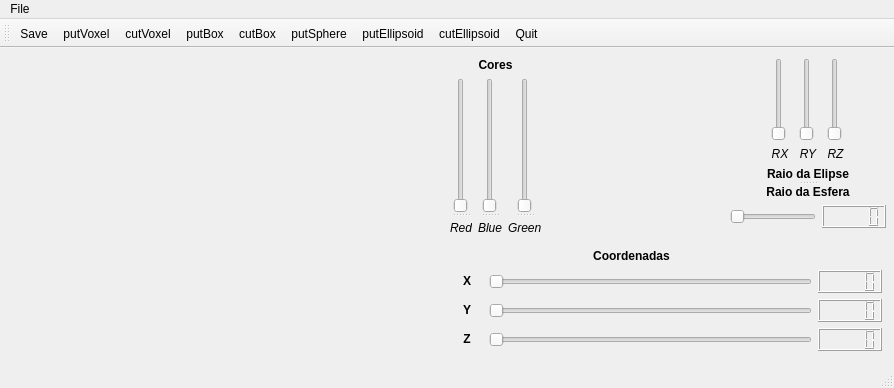
<?xml version="1.0" encoding="UTF-8"?>
<ui version="4.0">
 <class>MainWindow</class>
 <widget class="QMainWindow" name="MainWindow">
  <property name="geometry">
   <rect>
    <x>0</x>
    <y>0</y>
    <width>894</width>
    <height>388</height>
   </rect>
  </property>
  <property name="windowTitle">
   <string>MainWindow</string>
  </property>
  <widget class="QWidget" name="centralwidget">
   <widget class="Plotter" name="widget" native="true">
    <property name="geometry">
     <rect>
      <x>20</x>
      <y>20</y>
      <width>421</width>
      <height>281</height>
     </rect>
    </property>
   </widget>
   <widget class="QWidget" name="">
    <property name="geometry">
     <rect>
      <x>450</x>
      <y>10</y>
      <width>91</width>
      <height>181</height>
     </rect>
    </property>
    <layout class="QGridLayout" name="gridLayout_2">
     <item row="1" column="0">
      <widget class="QLabel" name="label_5">
       <property name="text">
        <string>&lt;html&gt;&lt;head/&gt;&lt;body&gt;&lt;p align=&quot;center&quot;&gt;&lt;span style=&quot; font-weight:600; color:#000000;&quot;&gt;Cores&lt;/span&gt;&lt;/p&gt;&lt;/body&gt;&lt;/html&gt;</string>
       </property>
      </widget>
     </item>
     <item row="2" column="0">
      <layout class="QHBoxLayout" name="horizontalLayout">
       <item>
        <widget class="QSplitter" name="splitter">
         <property name="orientation">
          <enum>Qt::Vertical</enum>
         </property>
         <widget class="QSlider" name="verticalSliderR">
          <property name="orientation">
           <enum>Qt::Vertical</enum>
          </property>
         </widget>
         <widget class="QLabel" name="label_2">
          <property name="maximumSize">
           <size>
            <width>22</width>
            <height>16777215</height>
           </size>
          </property>
          <property name="text">
           <string>&lt;html&gt;&lt;head/&gt;&lt;body&gt;&lt;p align=&quot;center&quot;&gt;&lt;span style=&quot; font-style:italic;&quot;&gt;Red&lt;/span&gt;&lt;/p&gt;&lt;/body&gt;&lt;/html&gt;</string>
          </property>
         </widget>
        </widget>
       </item>
       <item>
        <widget class="QSplitter" name="splitter_2">
         <property name="orientation">
          <enum>Qt::Vertical</enum>
         </property>
         <widget class="QSlider" name="verticalSliderB">
          <property name="orientation">
           <enum>Qt::Vertical</enum>
          </property>
         </widget>
         <widget class="QLabel" name="label_3">
          <property name="text">
           <string>&lt;html&gt;&lt;head/&gt;&lt;body&gt;&lt;p align=&quot;center&quot;&gt;&lt;span style=&quot; font-style:italic;&quot;&gt;Blue&lt;/span&gt;&lt;/p&gt;&lt;/body&gt;&lt;/html&gt;</string>
          </property>
         </widget>
        </widget>
       </item>
       <item>
        <widget class="QSplitter" name="splitter_3">
         <property name="orientation">
          <enum>Qt::Vertical</enum>
         </property>
         <widget class="QSlider" name="verticalSliderG">
          <property name="orientation">
           <enum>Qt::Vertical</enum>
          </property>
         </widget>
         <widget class="QLabel" name="label_4">
          <property name="text">
           <string>&lt;html&gt;&lt;head/&gt;&lt;body&gt;&lt;p align=&quot;center&quot;&gt;&lt;span style=&quot; font-style:italic;&quot;&gt;Green&lt;/span&gt;&lt;/p&gt;&lt;/body&gt;&lt;/html&gt;</string>
          </property>
         </widget>
        </widget>
       </item>
      </layout>
     </item>
    </layout>
   </widget>
   <widget class="QSplitter" name="splitter_4">
    <property name="geometry">
     <rect>
      <x>730</x>
      <y>10</y>
      <width>156</width>
      <height>170</height>
     </rect>
    </property>
    <property name="orientation">
     <enum>Qt::Vertical</enum>
    </property>
    <widget class="QWidget" name="">
     <layout class="QGridLayout" name="gridLayout_9">
      <item row="0" column="0">
       <layout class="QGridLayout" name="gridLayout_8">
        <item row="0" column="0">
         <widget class="QSlider" name="verticalSliderRX">
          <property name="orientation">
           <enum>Qt::Vertical</enum>
          </property>
         </widget>
        </item>
        <item row="0" column="1">
         <widget class="QSlider" name="verticalSliderRY">
          <property name="orientation">
           <enum>Qt::Vertical</enum>
          </property>
         </widget>
        </item>
        <item row="0" column="2">
         <widget class="QSlider" name="verticalSliderRZ">
          <property name="orientation">
           <enum>Qt::Vertical</enum>
          </property>
         </widget>
        </item>
        <item row="1" column="0">
         <widget class="QLabel" name="label_11">
          <property name="text">
           <string>&lt;html&gt;&lt;head/&gt;&lt;body&gt;&lt;p align=&quot;center&quot;&gt;&lt;span style=&quot; font-style:italic;&quot;&gt;RX&lt;/span&gt;&lt;/p&gt;&lt;/body&gt;&lt;/html&gt;</string>
          </property>
         </widget>
        </item>
        <item row="1" column="1">
         <widget class="QLabel" name="label_10">
          <property name="text">
           <string>&lt;html&gt;&lt;head/&gt;&lt;body&gt;&lt;p align=&quot;center&quot;&gt;&lt;span style=&quot; font-style:italic;&quot;&gt;RY&lt;/span&gt;&lt;/p&gt;&lt;/body&gt;&lt;/html&gt;</string>
          </property>
         </widget>
        </item>
        <item row="1" column="2">
         <widget class="QLabel" name="label_12">
          <property name="text">
           <string>&lt;html&gt;&lt;head/&gt;&lt;body&gt;&lt;p align=&quot;center&quot;&gt;&lt;span style=&quot; font-style:italic;&quot;&gt;RZ&lt;/span&gt;&lt;/p&gt;&lt;/body&gt;&lt;/html&gt;</string>
          </property>
         </widget>
        </item>
       </layout>
      </item>
      <item row="1" column="0">
       <widget class="QLabel" name="label_13">
        <property name="text">
         <string>&lt;html&gt;&lt;head/&gt;&lt;body&gt;&lt;p align=&quot;center&quot;&gt;&lt;span style=&quot; font-weight:600;&quot;&gt;Raio da Elipse&lt;/span&gt;&lt;/p&gt;&lt;/body&gt;&lt;/html&gt;</string>
        </property>
       </widget>
      </item>
     </layout>
    </widget>
    <widget class="QWidget" name="">
     <layout class="QGridLayout" name="gridLayout">
      <item row="1" column="1">
       <widget class="QLCDNumber" name="TextEdit">
        <property name="styleSheet">
         <string notr="true">font: 8pt &quot;Arial&quot;;</string>
        </property>
       </widget>
      </item>
      <item row="1" column="0">
       <widget class="QSlider" name="horizontalSliderEsfera">
        <property name="orientation">
         <enum>Qt::Horizontal</enum>
        </property>
       </widget>
      </item>
      <item row="0" column="0" colspan="2">
       <widget class="QLabel" name="label">
        <property name="text">
         <string>&lt;html&gt;&lt;head/&gt;&lt;body&gt;&lt;p align=&quot;center&quot;&gt;&lt;span style=&quot; font-weight:600; color:#000000;&quot;&gt;Raio da Esfera&lt;/span&gt;&lt;/p&gt;&lt;/body&gt;&lt;/html&gt;</string>
        </property>
       </widget>
      </item>
     </layout>
    </widget>
   </widget>
   <widget class="QWidget" name="">
    <property name="geometry">
     <rect>
      <x>451</x>
      <y>201</y>
      <width>431</width>
      <height>102</height>
     </rect>
    </property>
    <layout class="QGridLayout" name="gridLayout_3" columnstretch="10,100,0">
     <item row="0" column="0" colspan="2">
      <widget class="QLabel" name="label_9">
       <property name="text">
        <string>&lt;html&gt;&lt;head/&gt;&lt;body&gt;&lt;p align=&quot;center&quot;&gt;&lt;span style=&quot; font-weight:600;&quot;&gt;Coordenadas&lt;/span&gt;&lt;/p&gt;&lt;/body&gt;&lt;/html&gt;</string>
       </property>
      </widget>
     </item>
     <item row="1" column="0">
      <widget class="QLabel" name="label_8">
       <property name="text">
        <string>&lt;html&gt;&lt;head/&gt;&lt;body&gt;&lt;p align=&quot;center&quot;&gt;&lt;span style=&quot; font-weight:600;&quot;&gt;X&lt;/span&gt;&lt;/p&gt;&lt;/body&gt;&lt;/html&gt;</string>
       </property>
      </widget>
     </item>
     <item row="1" column="1">
      <widget class="QSlider" name="horizontalSliderX">
       <property name="orientation">
        <enum>Qt::Horizontal</enum>
       </property>
      </widget>
     </item>
     <item row="1" column="2">
      <widget class="QLCDNumber" name="lcdNumber"/>
     </item>
     <item row="2" column="0">
      <widget class="QLabel" name="label_7">
       <property name="text">
        <string>&lt;html&gt;&lt;head/&gt;&lt;body&gt;&lt;p align=&quot;center&quot;&gt;&lt;span style=&quot; font-weight:600;&quot;&gt;Y&lt;/span&gt;&lt;/p&gt;&lt;/body&gt;&lt;/html&gt;</string>
       </property>
      </widget>
     </item>
     <item row="2" column="1">
      <widget class="QSlider" name="horizontalSliderY">
       <property name="styleSheet">
        <string notr="true">color: rgb(255, 255, 255);</string>
       </property>
       <property name="orientation">
        <enum>Qt::Horizontal</enum>
       </property>
      </widget>
     </item>
     <item row="2" column="2">
      <widget class="QLCDNumber" name="lcdNumber_2"/>
     </item>
     <item row="3" column="0">
      <widget class="QLabel" name="label_6">
       <property name="text">
        <string>&lt;html&gt;&lt;head/&gt;&lt;body&gt;&lt;p align=&quot;center&quot;&gt;&lt;span style=&quot; font-weight:600;&quot;&gt;Z&lt;/span&gt;&lt;/p&gt;&lt;/body&gt;&lt;/html&gt;</string>
       </property>
      </widget>
     </item>
     <item row="3" column="1">
      <widget class="QSlider" name="horizontalSliderZ">
       <property name="orientation">
        <enum>Qt::Horizontal</enum>
       </property>
      </widget>
     </item>
     <item row="3" column="2">
      <widget class="QLCDNumber" name="lcdNumber_3"/>
     </item>
    </layout>
   </widget>
  </widget>
  <widget class="QMenuBar" name="menubar">
   <property name="geometry">
    <rect>
     <x>0</x>
     <y>0</y>
     <width>894</width>
     <height>21</height>
    </rect>
   </property>
   <widget class="QMenu" name="menuFile">
    <property name="title">
     <string>File</string>
    </property>
    <addaction name="actionQuit"/>
    <addaction name="separator"/>
   </widget>
   <addaction name="menuFile"/>
  </widget>
  <widget class="QStatusBar" name="statusbar"/>
  <widget class="QToolBar" name="toolBar">
   <property name="windowTitle">
    <string>toolBar</string>
   </property>
   <attribute name="toolBarArea">
    <enum>TopToolBarArea</enum>
   </attribute>
   <attribute name="toolBarBreak">
    <bool>false</bool>
   </attribute>
   <addaction name="actionSave"/>
   <addaction name="actionputVoxel"/>
   <addaction name="actioncutVoxel"/>
   <addaction name="actionbox"/>
   <addaction name="actioncutBox"/>
   <addaction name="actionSphere"/>
   <addaction name="actionellipsoid"/>
   <addaction name="actioncutEllipsoid"/>
   <addaction name="actionQuit"/>
  </widget>
  <action name="actionQuit">
   <property name="icon">
    <iconset resource="Recursos.qrc">
     <normaloff>:/icones/Quit</normaloff>:/icones/Quit</iconset>
   </property>
   <property name="text">
    <string>Quit</string>
   </property>
  </action>
  <action name="actionSave">
   <property name="icon">
    <iconset resource="Recursos.qrc">
     <normaloff>:/icones/Salvar.png</normaloff>:/icones/Salvar.png</iconset>
   </property>
   <property name="text">
    <string>Save</string>
   </property>
  </action>
  <action name="actionSphere">
   <property name="icon">
    <iconset resource="Recursos.qrc">
     <normaloff>:/icones/Esfera.png</normaloff>:/icones/Esfera.png</iconset>
   </property>
   <property name="text">
    <string>putSphere</string>
   </property>
  </action>
  <action name="actionellipsoid">
   <property name="icon">
    <iconset resource="Recursos.qrc">
     <normaloff>:/icones/Elipse.png</normaloff>:/icones/Elipse.png</iconset>
   </property>
   <property name="text">
    <string>putEllipsoid</string>
   </property>
  </action>
  <action name="actionbox">
   <property name="icon">
    <iconset resource="Recursos.qrc">
     <normaloff>:/icones/Box.png</normaloff>:/icones/Box.png</iconset>
   </property>
   <property name="text">
    <string>putBox</string>
   </property>
  </action>
  <action name="actioncutBox">
   <property name="icon">
    <iconset resource="Recursos.qrc">
     <normaloff>:/icones/CortarBox.png</normaloff>:/icones/CortarBox.png</iconset>
   </property>
   <property name="text">
    <string>cutBox</string>
   </property>
  </action>
  <action name="actioncutSphere">
   <property name="icon">
    <iconset resource="Recursos.qrc">
     <normaloff>:/icones/Esfera.png</normaloff>:/icones/Esfera.png</iconset>
   </property>
   <property name="text">
    <string>cutSphere</string>
   </property>
  </action>
  <action name="actioncutEllipsoid">
   <property name="icon">
    <iconset resource="Recursos.qrc">
     <normaloff>:/icones/CortarElipse.png</normaloff>:/icones/CortarElipse.png</iconset>
   </property>
   <property name="text">
    <string>cutEllipsoid</string>
   </property>
  </action>
  <action name="actionPlaneXY">
   <property name="text">
    <string>PlaneXY</string>
   </property>
  </action>
  <action name="actionputVoxel">
   <property name="icon">
    <iconset resource="Recursos.qrc">
     <normaloff>:/icones/Voxel.png</normaloff>:/icones/Voxel.png</iconset>
   </property>
   <property name="text">
    <string>putVoxel</string>
   </property>
  </action>
  <action name="actioncutVoxel">
   <property name="icon">
    <iconset resource="Recursos.qrc">
     <normaloff>:/icones/CortarVoxel.png</normaloff>:/icones/CortarVoxel.png</iconset>
   </property>
   <property name="text">
    <string>cutVoxel</string>
   </property>
  </action>
 </widget>
 <customwidgets>
  <customwidget>
   <class>Plotter</class>
   <extends>QWidget</extends>
   <header>plotter.h</header>
   <container>1</container>
  </customwidget>
 </customwidgets>
 <resources>
  <include location="Recursos.qrc"/>
 </resources>
 <connections>
  <connection>
   <sender>actionQuit</sender>
   <signal>triggered()</signal>
   <receiver>MainWindow</receiver>
   <slot>Sair()</slot>
   <hints>
    <hint type="sourcelabel">
     <x>-1</x>
     <y>-1</y>
    </hint>
    <hint type="destinationlabel">
     <x>465</x>
     <y>179</y>
    </hint>
   </hints>
  </connection>
  <connection>
   <sender>horizontalSliderEsfera</sender>
   <signal>valueChanged(int)</signal>
   <receiver>TextEdit</receiver>
   <slot>display(int)</slot>
   <hints>
    <hint type="sourcelabel">
     <x>814</x>
     <y>230</y>
    </hint>
    <hint type="destinationlabel">
     <x>851</x>
     <y>231</y>
    </hint>
   </hints>
  </connection>
  <connection>
   <sender>horizontalSliderX</sender>
   <signal>valueChanged(int)</signal>
   <receiver>horizontalSliderX</receiver>
   <slot>setValue(int)</slot>
   <hints>
    <hint type="sourcelabel">
     <x>538</x>
     <y>295</y>
    </hint>
    <hint type="destinationlabel">
     <x>538</x>
     <y>295</y>
    </hint>
   </hints>
  </connection>
  <connection>
   <sender>horizontalSliderY</sender>
   <signal>valueChanged(int)</signal>
   <receiver>horizontalSliderY</receiver>
   <slot>setValue(int)</slot>
   <hints>
    <hint type="sourcelabel">
     <x>512</x>
     <y>313</y>
    </hint>
    <hint type="destinationlabel">
     <x>512</x>
     <y>313</y>
    </hint>
   </hints>
  </connection>
  <connection>
   <sender>horizontalSliderZ</sender>
   <signal>valueChanged(int)</signal>
   <receiver>horizontalSliderZ</receiver>
   <slot>setValue(int)</slot>
   <hints>
    <hint type="sourcelabel">
     <x>490</x>
     <y>351</y>
    </hint>
    <hint type="destinationlabel">
     <x>490</x>
     <y>351</y>
    </hint>
   </hints>
  </connection>
  <connection>
   <sender>horizontalSliderY</sender>
   <signal>valueChanged(int)</signal>
   <receiver>lcdNumber_2</receiver>
   <slot>display(int)</slot>
   <hints>
    <hint type="sourcelabel">
     <x>562</x>
     <y>318</y>
    </hint>
    <hint type="destinationlabel">
     <x>661</x>
     <y>311</y>
    </hint>
   </hints>
  </connection>
  <connection>
   <sender>horizontalSliderZ</sender>
   <signal>valueChanged(int)</signal>
   <receiver>lcdNumber_3</receiver>
   <slot>display(int)</slot>
   <hints>
    <hint type="sourcelabel">
     <x>548</x>
     <y>345</y>
    </hint>
    <hint type="destinationlabel">
     <x>670</x>
     <y>349</y>
    </hint>
   </hints>
  </connection>
  <connection>
   <sender>horizontalSliderX</sender>
   <signal>valueChanged(int)</signal>
   <receiver>lcdNumber</receiver>
   <slot>display(int)</slot>
   <hints>
    <hint type="sourcelabel">
     <x>546</x>
     <y>286</y>
    </hint>
    <hint type="destinationlabel">
     <x>670</x>
     <y>288</y>
    </hint>
   </hints>
  </connection>
 </connections>
 <slots>
  <slot>copiaTexto()</slot>
  <slot>Sair()</slot>
 </slots>
</ui>
